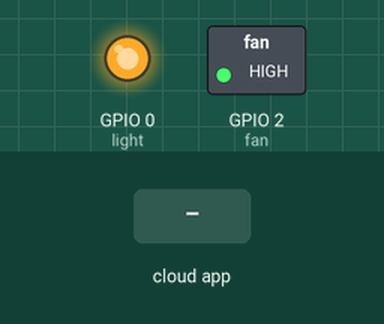
A sketch run on a simulated ESP8266 (NodeMCU). Shown: switched loads named in the sketch (green lamp = pin HIGH), output pins drawn as LEDs (lit = HIGH). The inputs (shaded band) are chosen by the test bench. WiFi joins after 1.5 s; servers stay silent unless stated; no MQTT or app messages arrive unless stated; what the sketch prints to the serial monitor is not drawn.

Above: at 2.7 s.
2.8 s: the phone or cloud app sets light to 0
At 3.2 s:
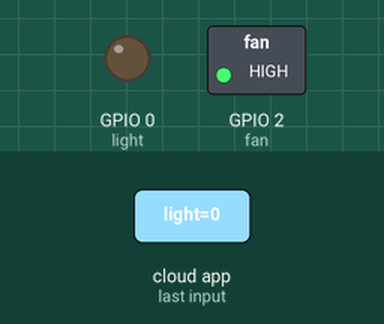
4.3 s: the phone or cloud app sets fan to 0
At 5.5 s:
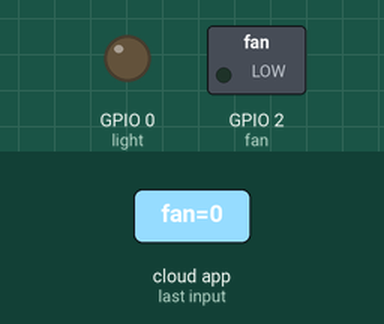
5.8 s: the phone or cloud app sets light to 1
At 6.9 s:
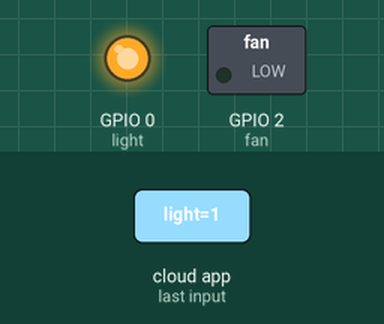
8.8 s: the phone or cloud app sets fan to 1
At 9.3 s:
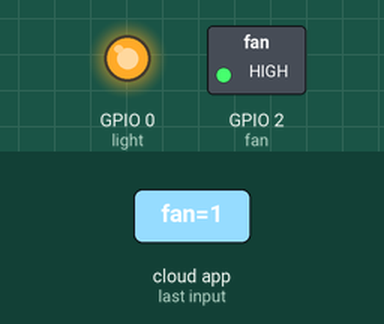
Timing chart, 0 to 11.3 s (numbered marks = the images above; inputs shaded):
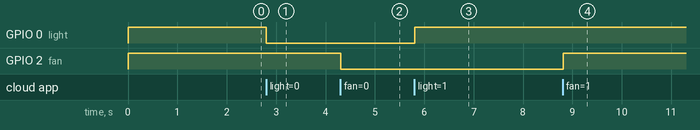

The sketch:

light_fan.ino
```cpp
#include <ESP8266WiFi.h>
#include "Adafruit_MQTT.h"
#include "Adafruit_MQTT_Client.h"
#define light 0
#define fan 2
/************************* WiFi Access Point *********************************/

#define WLAN_SSID       "********"
#define WLAN_PASS       "********"

/************************* Adafruit.io Setup *********************************/

#define AIO_SERVER      "io.adafruit.com"
#define AIO_SERVERPORT  1883                   // use 8883 for SSL
#define AIO_USERNAME    "********"
#define AIO_KEY         "********"

/************ Global State (you don't need to change this!) ******************/

// Create an ESP8266 WiFiClient class to connect to the MQTT server.
WiFiClient client;
// or... use WiFiFlientSecure for SSL
//WiFiClientSecure client;

// Setup the MQTT client class by passing in the WiFi client and MQTT server and login details.
Adafruit_MQTT_Client mqtt(&client, AIO_SERVER, AIO_SERVERPORT, AIO_USERNAME, AIO_KEY);

/****************************** Feeds ***************************************/

// Setup the feeds called 'lightbutton' and 'fanbutton' for publishing.
// Notice MQTT paths for AIO follow the form: <username>/feeds/<feedname>
Adafruit_MQTT_Publish lightbutton = Adafruit_MQTT_Publish(&mqtt, AIO_USERNAME "/feeds/light");
Adafruit_MQTT_Publish fanbutton = Adafruit_MQTT_Publish(&mqtt, AIO_USERNAME "/feeds/fan");

// Setup the feeds called 'onoffbutton1' 'onoffbutton2' 'onoffbutton3' for subscribing to changes.
Adafruit_MQTT_Subscribe onoffbutton1 = Adafruit_MQTT_Subscribe(&mqtt, AIO_USERNAME "/feeds/light");
Adafruit_MQTT_Subscribe onoffbutton2 = Adafruit_MQTT_Subscribe(&mqtt, AIO_USERNAME "/feeds/fan");
Adafruit_MQTT_Subscribe onoffbutton3 = Adafruit_MQTT_Subscribe(&mqtt, AIO_USERNAME "/feeds/All_on_off");

/*************************** Sketch Code ************************************/

void MQTT_connect();

void setup() {
  Serial.begin(115200);
  delay(10);
  pinMode(light,OUTPUT);
  pinMode(fan,OUTPUT);
  digitalWrite(light,1);
  digitalWrite(fan,1);


  // Connect to WiFi access point.
  Serial.println(); Serial.println();
  Serial.print("Connecting to ");
  Serial.println(WLAN_SSID);

  WiFi.begin(WLAN_SSID, WLAN_PASS);
  while (WiFi.status() != WL_CONNECTED) {
    delay(500);
    Serial.print(".");
  }
  Serial.println();

  Serial.println("WiFi connected");
  Serial.println("IP address: "); Serial.println(WiFi.localIP());

  // Setup MQTT subscription for onoff feed.
  mqtt.subscribe(&onoffbutton1);
  mqtt.subscribe(&onoffbutton2);
  mqtt.subscribe(&onoffbutton3);

}

uint32_t x=0;

void loop() {
  // Ensure the connection to the MQTT server is alive (this will make the first
  // connection and automatically reconnect when disconnected).  See the MQTT_connect
  // function definition further below.
  MQTT_connect();

  // this is our 'wait for incoming subscription packets' busy subloop
  // try to spend your time here

  Adafruit_MQTT_Subscribe *subscription;
  while ((subscription = mqtt.readSubscription(5000))) {
    if (subscription == &onoffbutton1) {
      uint16_t state1 = atoi((char *)onoffbutton1.lastread);
      digitalWrite(light,state1);
    }
    if (subscription == &onoffbutton2) {
      uint16_t state2 = atoi((char *)onoffbutton2.lastread);
      digitalWrite(fan,state2);
    }
    if (subscription == &onoffbutton3) {
      uint16_t state3 = atoi((char *)onoffbutton3.lastread);
      Serial.print(F("Sending lightbutton val "));
      Serial.print(state3);
      Serial.print("...");
      if (! lightbutton.publish(state3)) {
        Serial.println(F("Failed"));
      } else {
        Serial.println(F("OK!"));
      }

      Serial.print(F("Sending fanbutton val "));
      Serial.print(state3);
      Serial.print("...");
      if (! fanbutton.publish(state3)) {
        Serial.println(F("Failed"));
      } else {
        Serial.println(F("OK!"));
      }

    }
  }


  // ping the server to keep the mqtt connection alive
  // NOT required if you are publishing once every KEEPALIVE seconds
  /*
  if(! mqtt.ping()) {
    mqtt.disconnect();
  }
  */
}

// Function to connect and reconnect as necessary to the MQTT server.
// Should be called in the loop function and it will take care if connecting.
void MQTT_connect() {
  int8_t ret;

  // Stop if already connected.
  if (mqtt.connected()) {
    return;
  }

  Serial.print("Connecting to MQTT... ");

  uint8_t retries = 3;
  while ((ret = mqtt.connect()) != 0) { // connect will return 0 for connected
       Serial.println(mqtt.connectErrorString(ret));
       Serial.println("Retrying MQTT connection in 5 seconds...");
       mqtt.disconnect();
       delay(5000);  // wait 5 seconds
       retries--;
       if (retries == 0) {
         // basically die and wait for WDT to reset me
         while (1);
       }
  }
  Serial.println("MQTT Connected!");
}
```

Measured:
- after the input at 2.8 s, GPIO 0 (light): HIGH → LOW at once
- after the input at 4.3 s, GPIO 2 (fan): HIGH → LOW at once
- after the input at 5.8 s, GPIO 0 (light): LOW → HIGH at once
- after the input at 8.8 s, GPIO 2 (fan): LOW → HIGH at once
